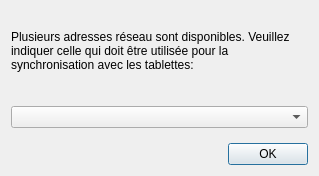
<?xml version="1.0" encoding="UTF-8"?>
<ui version="4.0">
 <class>IPChooser</class>
 <widget class="QDialog" name="IPChooser">
  <property name="geometry">
   <rect>
    <x>0</x>
    <y>0</y>
    <width>319</width>
    <height>176</height>
   </rect>
  </property>
  <property name="windowTitle">
   <string>Adresses</string>
  </property>
  <property name="styleSheet">
   <string notr="true"/>
  </property>
  <property name="sizeGripEnabled">
   <bool>false</bool>
  </property>
  <property name="modal">
   <bool>true</bool>
  </property>
  <layout class="QVBoxLayout" name="verticalLayout">
   <property name="spacing">
    <number>15</number>
   </property>
   <item>
    <widget class="QLabel" name="label">
     <property name="text">
      <string>Plusieurs adresses réseau sont disponibles. Veuillez indiquer celle qui doit être utilisée pour la synchronisation avec les tablettes:</string>
     </property>
     <property name="wordWrap">
      <bool>true</bool>
     </property>
    </widget>
   </item>
   <item>
    <widget class="QComboBox" name="comboBox"/>
   </item>
   <item>
    <widget class="QPushButton" name="pushButton">
     <property name="sizePolicy">
      <sizepolicy hsizetype="Maximum" vsizetype="Fixed">
       <horstretch>0</horstretch>
       <verstretch>0</verstretch>
      </sizepolicy>
     </property>
     <property name="layoutDirection">
      <enum>Qt::RightToLeft</enum>
     </property>
     <property name="text">
      <string>      OK      </string>
     </property>
    </widget>
   </item>
  </layout>
 </widget>
 <resources/>
 <connections>
  <connection>
   <sender>pushButton</sender>
   <signal>clicked()</signal>
   <receiver>IPChooser</receiver>
   <slot>accept()</slot>
   <hints>
    <hint type="sourcelabel">
     <x>247</x>
     <y>137</y>
    </hint>
    <hint type="destinationlabel">
     <x>106</x>
     <y>140</y>
    </hint>
   </hints>
  </connection>
 </connections>
</ui>
